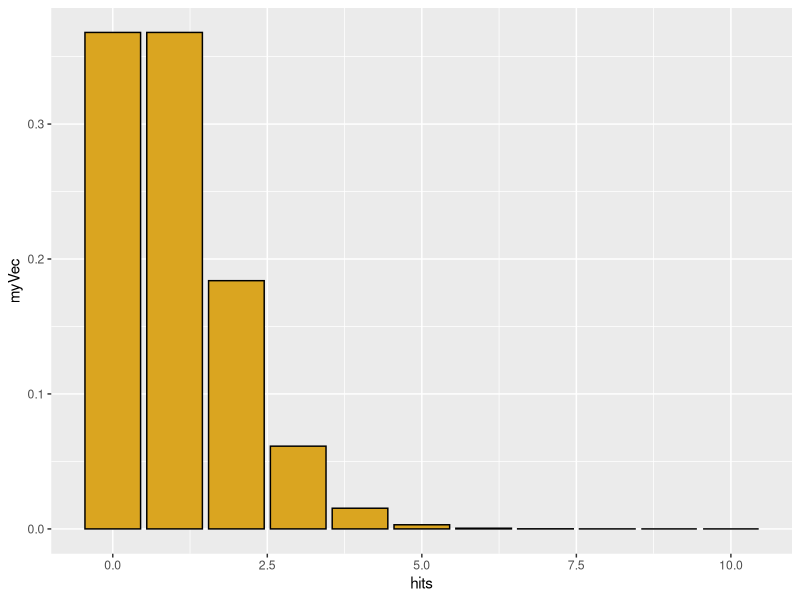
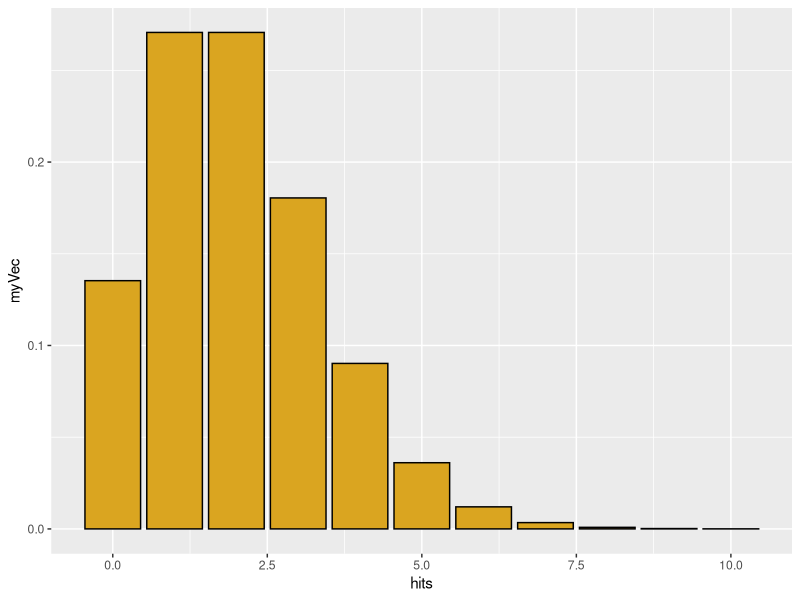
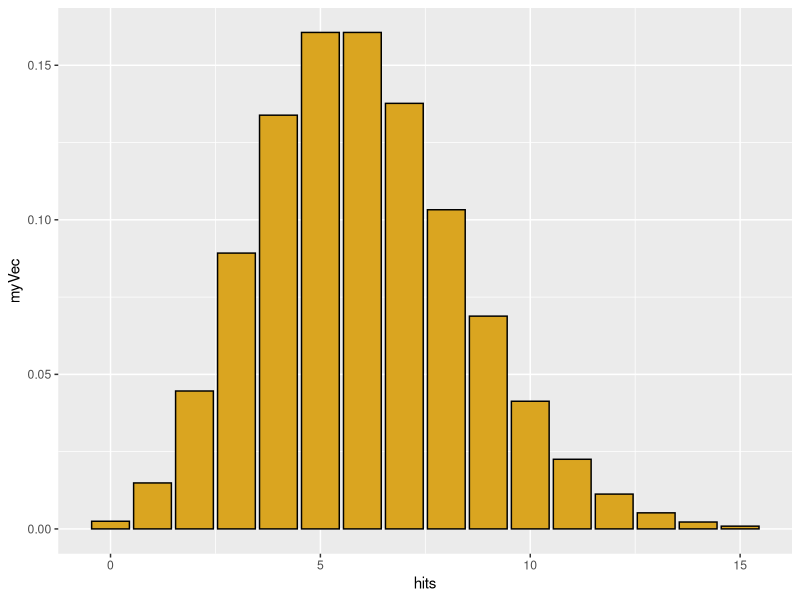
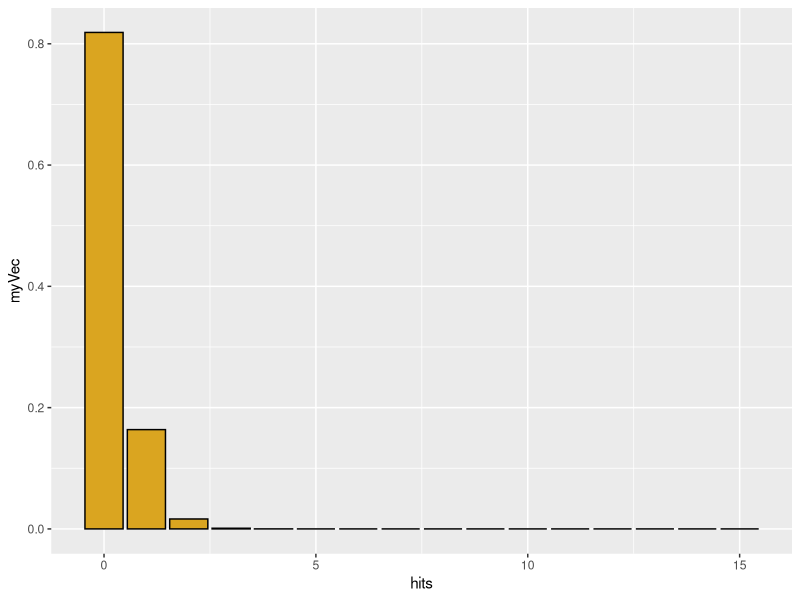
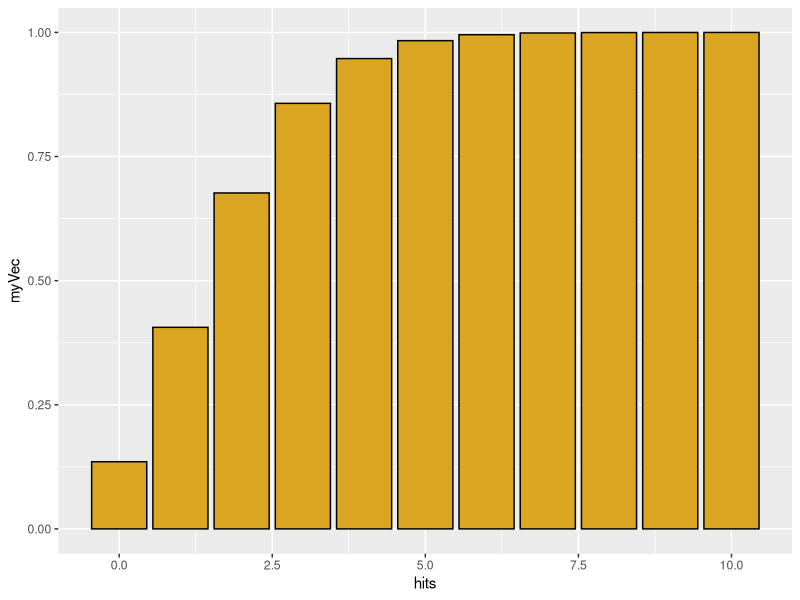
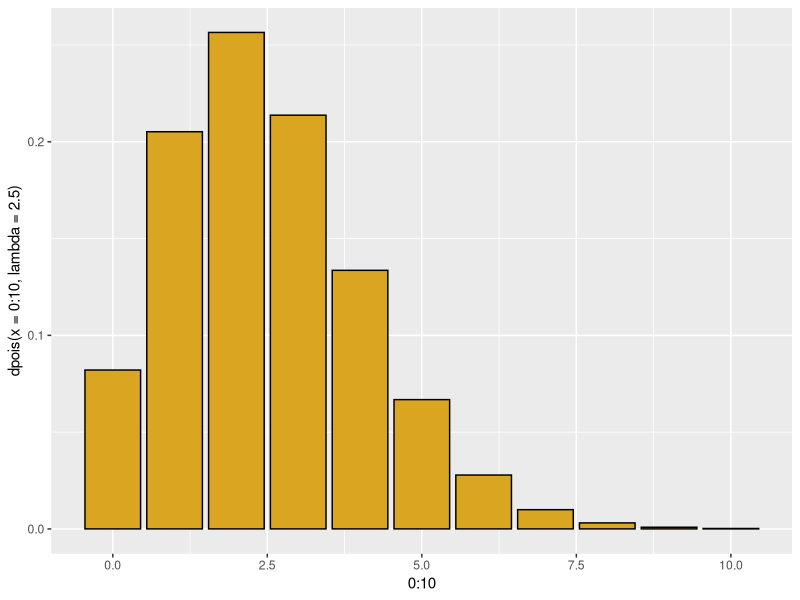
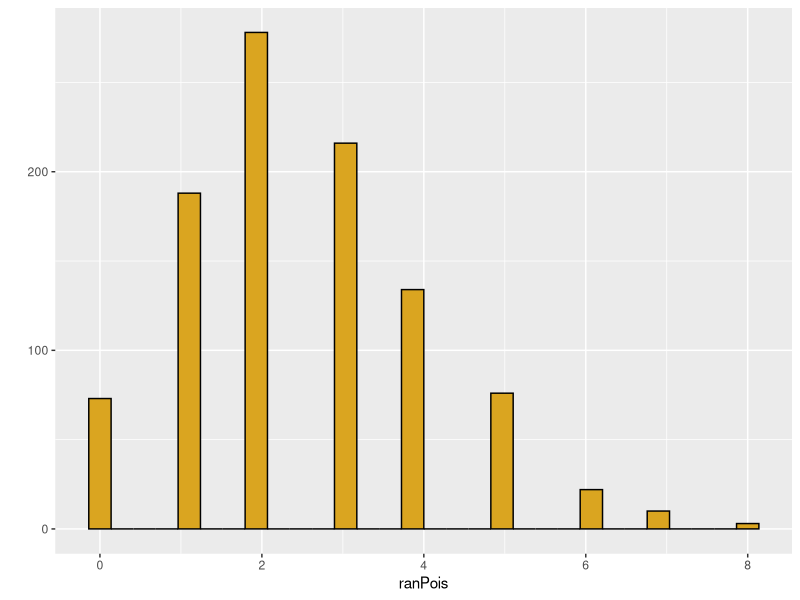
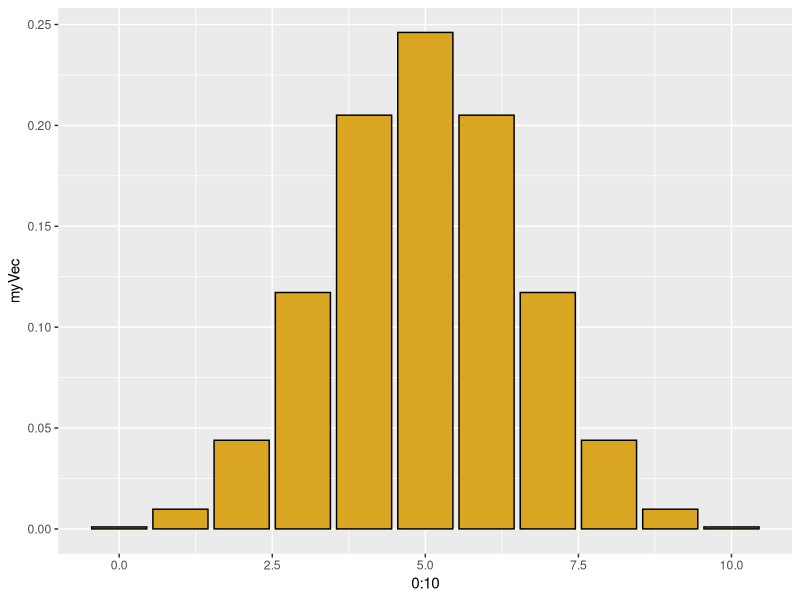

These charts were generated, in order, by the following R code:
## ---- chunk 1
knitr::opts_chunk$set(eval = FALSE)
## ---- chunk 2
library(ggplot2)
library(MASS)
#-------------------------------------------------
# Poisson distribution
# Discrete X >= 0
# Random events with a constant rate lambda
# (observations per time or per unit area)
# Parameter lambda > 0

# "d" function generates probability density
hits <- 0:10
myVec <- dpois(x=hits,lambda=1)
qplot(x=hits,y=myVec,geom="col",color=I("black"),fill=I("goldenrod"))

myVec <- dpois(x=hits,lambda=2)
qplot(x=hits,y=myVec,geom="col",color=I("black"),fill=I("goldenrod"))

hits <- 0:15
myVec <- dpois(x=hits,lambda=6)
qplot(x=hits,y=myVec,geom="col",color=I("black"),fill=I("goldenrod"))


hits <- 0:15
myVec <- dpois(x=hits,lambda=0.2)
qplot(x=hits,y=myVec,geom="col",color=I("black"),fill=I("goldenrod"))

sum(myVec)  # sum of density function = 1.0 (total area under curve)

# for a Poisson distribution with lambda=2, 
# what is the probability that a single draw will yield X=0?

dpois(x=0,lambda=2)

# "p" function generates cumulative probability density; gives the 
# "lower tail" cumulative area of the distribution

hits <- 0:10
myVec <- ppois(q=hits,lambda=2)
qplot(x=hits,y=myVec,geom="col",color=I("black"),fill=I("goldenrod"))


# for a Poisson distribution with lambda=2, 
# what is the probability that a single random draw will yield X <= 1?

ppois(q=1, lambda=2)


# We could also get this through dpois
p1 <- dpois(x=0,lambda=2)
p1
p2 <- dpois(x=1,lambda=2)
p2
p1 + p2


# The q function is the inverse of p
# What is the number of hits corresponding to 50% of the probability mass
qpois(p=0.5,lambda=2.5)
qplot(x=0:10,y=dpois(x=0:10,lambda=2.5),geom="col",color=I("black"),fill=I("goldenrod"))

# but distribution is discrete, so this is not exact
ppois(q=2,lambda=2.5)

# finally, we can simulate individual values from a poisson
ranPois <- rpois(n=1000,lambda=2.5)
qplot(x=ranPois,color=I("black"),fill=I("goldenrod"))


# for real or simulated data, we can use the quantile
# function to find the empirical  95% confidence interval on the data

quantile(x=ranPois,probs=c(0.025,0.975))
## ---- chunk 3
#-------------------------------------------------
# Binomial distribution
# p = probability of a dichotomous outcome
# size = number of trials
# x = possible outcomes
# outcome x is bounded between 0 and number of trials

# use "d" binom for density function
hits <- 0:10
myVec <- dbinom(x=hits,size=10,prob=0.5)
qplot(x=0:10,y=myVec,geom="col",color=I("black"),fill=I("goldenrod"))

# what is probability of getting 5 heads out of 10 tosses?
dbinom(x=5,size=10,prob=0.5)

# of course, the coin can be a biased one
myVec <- dbinom(x=hits,size=10,prob=0.95)
qplot(x=0:10,y=myVec,geom="col",color=I("black"),fill=I("goldenrod"))

# use "p" binom for cumulative distribution


# what is the probability of getting 5 
# or fewer heads out of 10 tosses?
pbinom(q=5,size=10,prob=0.5)

# symmetry requires odd number of tosses
pbinom(q=4,size=9,prob=0.5)



# what is a 95% confidence interval for 100 trials 
# of a coin with p = 0.7 for heads?
qbinom(p=c(0.025,0.975),size=100,prob=0.7)

# and how does this compare to the interval for an actual simlation of 50 tosses of 100 coins?

myCoins <- rbinom(n=50,size=100,prob=0.5)
qplot(x=myCoins,color=I("black"),fill=I("goldenrod"))
quantile(x=myCoins,probs=c(0.025,0.975))

## ---- chunk 4
#-------------------------------------------------
# negative binomial: number of failures (values of MyVec)
# in a series of (Bernouli) with p=probability of success 
# before a target number of successes (= size)
# generates a discrete distribution that is more 
# heterogeneous ("overdispersed") than Poisson
hits <- 0:40
myVec <- dnbinom(x=hits, size=5, prob=0.5)
qplot(x=hits,y=myVec,geom="col",color=I("black"),fill=I("goldenrod"))

# geometric series is a special case where N= 1 success
# each bar is a constant fraction 1 - "prob" of the bar before it
myVec <- dnbinom(x=hits, size=1, prob=0.1)
qplot(x=hits,y=myVec,geom="col",color=I("black"),fill=I("goldenrod"))


# alternatively specify mean = mu of distribution and size, 
# the dispersion parameter (small is more dispersed)
# this gives us a poisson with a lambda value that varies
# the dispersion parameter is the shape parameter in the gamma
# as it increases, the distribution has a smaller variance
# just simulate it directly

nbiRan <- rnbinom(n=1000,size=10,mu=5)
qplot(nbiRan,color=I("black"),fill=I("goldenrod"))

nbiRan <- rnbinom(n=1000,size=0.1,mu=5)
qplot(nbiRan,color=I("black"),fill=I("goldenrod"))
## ---- chunk 5
#-------------------------------------------------
# uniform
# params specify minimum and maximum

#runif for random data
qplot(x=runif(n=100,min=0,max=5),color=I("black"),fill=I("goldenrod"))
qplot(runif(n=1000,min=0,max=5),color=I("black"),fill=I("goldenrod"))
#-------------------------------------------------
## ---- chunk 6
# normal 
myNorm <- rnorm(n=100,mean=100,sd=2)
qplot(myNorm,color=I("black"),fill=I("goldenrod"))

# problems with uniform when mean is small but zero is not allowed.
myNorm <- rnorm(n=100,mean=2,sd=2)
qplot(myNorm,color=I("black"),fill=I("goldenrod"))
summary(myNorm)
tossZeroes <- myNorm[myNorm>0]
qplot(tossZeroes,color=I("black"),fill=I("goldenrod"))
summary(tossZeroes)
## ---- chunk 7
#-------------------------------------------------
# gamma distribution, continuous positive values, but bounded at 0

myGamma <- rgamma(n=100,shape=1,scale=10)
qplot(myGamma,color=I("black"),fill=I("goldenrod"))

# gamma with shape= 1 is an exponential with scale = mean

# shape <=1 gives a mode near zero; very small shape rounds to zero
myGamma <- rgamma(n=100,shape=0.1,scale=1)
qplot(myGamma,color=I("black"),fill=I("goldenrod"))

# large shape parameters moves towards a normal
myGamma <- rgamma(n=100,shape=20,scale=1)
qplot(myGamma,color=I("black"),fill=I("goldenrod"))

# scale parameter changes mean- and the variance!
qplot(rgamma(n=100,shape=2,scale=100),color=I("black"),fill=I("goldenrod"))
qplot(rgamma(n=100,shape=2,scale=10),color=I("black"),fill=I("goldenrod"))
qplot(rgamma(n=100,shape=2,scale=1),color=I("black"),fill=I("goldenrod"))
qplot(rgamma(n=100,shape=2,scale=0.1),color=I("black"),fill=I("goldenrod"))


# unlike the normal, the two parameters affect both mean and variance

# mean = shape*scale
# variance= shape*scale^2
## ---- chunk 8
#-------------------------------------------------

# beta distribution 
# bounded at 0 and 1
# analagous to a binomial, but result is a continuous distribution of probabilities
# parameter shape1 = number of successes + 1
# parameter shape2 = number of failures + 1
# interpret these in terms of a coin you are tossing

# shape1 = 1, shape2 = 1 = "no data"
myBeta <- rbeta(n=1000,shape1=1,shape2=1)
qplot(myBeta,xlim=c(0,1),color=I("black"),fill=I("goldenrod"))


# shape1 = 2, shape1 = 1 = "1 coin toss, comes up heads!"
myBeta <- rbeta(n=1000,shape1=2,shape2=1)
qplot(myBeta,xlim=c(0,1),color=I("black"),fill=I("goldenrod"))

# two tosses, 1 head and 1 tail
myBeta <- rbeta(n=1000,shape1=2,shape2=2)
qplot(myBeta,xlim=c(0,1),color=I("black"),fill=I("goldenrod"))

# two tosses, both heads
myBeta <- rbeta(n=1000,shape1=2,shape2=1)
qplot(myBeta,xlim=c(0,1),color=I("black"),fill=I("goldenrod"))

# let's get more data
myBeta <- rbeta(n=1000,shape1=20,shape2=20)
qplot(myBeta,xlim=c(0,1),color=I("black"),fill=I("goldenrod"))

myBeta <- rbeta(n=1000,shape1=500,shape2=500)
qplot(myBeta,xlim=c(0,1),color=I("black"),fill=I("goldenrod"))

# if the coin is biased
myBeta <- rbeta(n=1000,shape1=1000,shape2=500)
qplot(myBeta,xlim=c(0,1),color=I("black"),fill=I("goldenrod"))
myBeta <- rbeta(n=1000,shape1=10,shape2=5)
qplot(myBeta,xlim=c(0,1),color=I("black"),fill=I("goldenrod"))


# shape parameters less than 1.0 give us a u-shaped distribution
myBeta <- rbeta(n=1000,shape1=0.1,shape2=0.1)
qplot(myBeta,xlim=c(0,1),color=I("black"),fill=I("goldenrod"))
myBeta <- rbeta(n=1000,shape1=0.5,shape2=0.2)
qplot(myBeta,xlim=c(0,1),color=I("black"),fill=I("goldenrod"))
## ---- chunk 9
#-------------------------------------------------
# estimating parameters from data
# maximum likelihood estimator theta versus P(data|theta)

# use fitdistr function, feeding it data and a distribution type)
x <- rnorm(1000,mean=92.5,sd=2.5)
qplot(x,color=I("black"),fill=I("goldenrod"))
fitdistr(x,"normal")

# compare to true parameters
# compare to parameters estimated from simple means and standard deviations
mean(x)
sd(x)

# but how do we "know" what distribution to fit?
fitdistr(x,"gamma")
z <- fitdistr(x,"gamma")

# find components of z
str(z)
# rate = 1/scale
# so here is the estimate of the mean
z$estimate[1]/z$estimate[2]

# and here is the estimate of the variance
z$estimate[1]/z$estimate[2]^2
